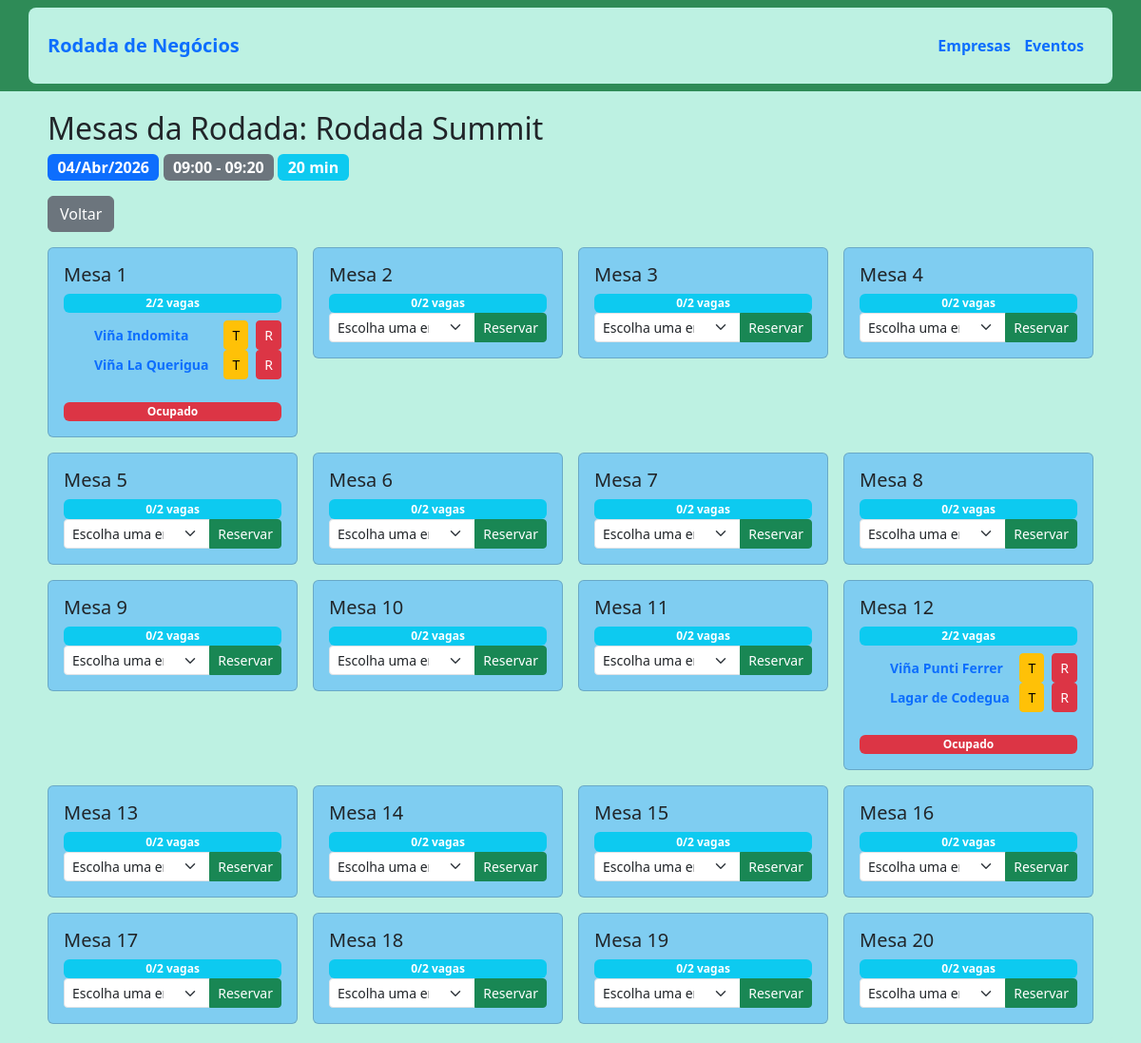
Screenshot of /rodada/1/mesas/ (signed in) with the database file from the repository.
### core/models.py (models this page shows, shortened)
class Rodada(models.Model):
    DURACOES = [
        (15, "15 minutos"),
        (20, "20 minutos"),
        (30, "30 minutos"),
    ]
    nome = models.CharField(max_length=100)
    duracao = models.IntegerField(choices=DURACOES, default=20)
    inicio_ro = models.TimeField(default=timezone.now)
    fim_ro = models.TimeField(default=timezone.now)
    evento = models.ForeignKey(
        Evento,
        on_delete=models.CASCADE,
        related_name="rodadas"
    )

class Evento(models.Model):
    nome = models.CharField(max_length=255)
    data = models.DateField(default=timezone.now)
    local = models.CharField(max_length=255)
    descricao = models.TextField(blank=True)
    inicio_ev = models.TimeField(default=time(8, 0))
    termino_ev = models.TimeField(default=time(18, 0))

class Mesa(models.Model):
    numero = models.PositiveIntegerField()
    nome = models.CharField(max_length=100, blank=True, null=True)
    rodada = models.ForeignKey(Rodada, on_delete=models.CASCADE, related_name="mesas")
    class Meta:
        unique_together = ("numero", "rodada")  # evita duplicação de mesas na mesma rodada

class Reserva(models.Model):
    mesa = models.ForeignKey(Mesa, on_delete=models.CASCADE, related_name="reservas")
    empresa = models.ForeignKey(Empresa, on_delete=models.CASCADE)
    horario = models.TimeField(null=True, blank=True)  # opcional, se quiser registrar
    class Meta:
        unique_together = ('mesa', 'empresa')

class Empresa(models.Model):
    nome = models.CharField(max_length=255)
    descricao = models.TextField(blank=True)
    site = models.CharField(blank=True)
    segmento = models.CharField(max_length=255, blank=True)

### core/views.py (the view)
# urls.py: path('rodada/<int:rodada_id>/mesas/', views.mesas_da_rodada, name='mesas_da_rodada'),
def mesas_da_rodada(request, rodada_id):
    rodada = get_object_or_404(Rodada, id=rodada_id)
    mesas = rodada.mesas.all().order_by("numero")
    empresas = Empresa.objects.all()
    empresas_reservadas = Reserva.objects.filter(
        mesa__rodada=rodada).values_list('empresa_id', flat=True)
    for mesa in mesas:
        mesa.empresas_ids = [r.empresa.id for r in mesa.reservas.all()]
    context = {
        "rodada":rodada,
        "mesas":mesas,
        "empresas":empresas,
        "empresas_reservadas":empresas_reservadas,
    }
    return render(request, "core/mesas_da_rodada.html", context)

### core/templates/core/mesas_da_rodada.html (shortened to what this page needs)
{% extends 'core/base.html' %}
{% load static %}
{% block content %}
<h2>Mesas da Rodada: {{ rodada.nome }}</h2>
<div class="mb-3">
    <span class="badge bg-primary fs-6">
        {{ rodada.evento.data|date:"d/M/Y" }}
    </span>
    <span class="badge bg-secondary fs-6">
        {{ rodada.inicio_ro|time:'H:i' }} - {{ rodada.fim_ro|time:'H:i' }}
    </span>
    <span class="badge bg-info fs-6">
        {{ rodada.duracao }} min
    </span>
</div>
<a href="{% url 'core:rodadas_list' rodada.evento.id %}" class="btn btn-secondary mb-3">
    Voltar
</a>
<div class="row row-cols-2 row-cols-md-4 g-3">
    {% for mesa in mesas %}
    <div class="col">
        <div class="card p-3">
            <h5>Mesa {{ mesa.numero }}</h5>
            <span class="badge bg-info">
                {{ mesa.reservas.count }}/2 vagas
            </span>
            {% if mesa.reservas.all %}
                <ul class="small text-muted mt-2">
                    {% for r in mesa.reservas.all %}
                        <li class="d-flex justify-content-between align-items-center">
                            <span class="text-primary fw-bold">{{ r.empresa.nome }}</span>
                            <div class="d-flex gap-2">
                                <a href="{% url 'core:reserva_editar' r.id %}"
                                 class="btn btn-warning btn-sm"
                                 title="Trocar Reserva">T</a>
                                <a href="{% url 'core:reserva_cancelar' r.id %}"
                                 class="btn btn-danger btn-sm"
                                 title="Remover Reserva">R</a>
                            </div>
                        </li>
                    {% endfor %}
                </ul>
            {% endif %}
            {% if mesa.reservas.count < 2 %}
                <form action="{% url 'core:mesa_reservar' mesa.id %}" method="get">
                    <div class="input-group input-group-sm">
                        <select name="empresa" class="form-select">
                            <option value="" disabled selected>Escolha uma empresa</option>
                        </select>
                        <button type="submit" class="btn btn-success">Reservar</button>
                    </div>
                </form>
            {% else %}
                <span class="badge bg-danger mt-2">Ocupado</span>
            {% endif %}
        </div>
    </div>
    {% endfor %}
</div>
{% endblock %}

### core/static/core/css/style.css (style rules this page uses)
body { background-color: #bdf1e2; }
.card { background-color: #7fcdf1 !important; }

### rows the page displays
Rodada: nome "Rodada Summit", evento.data "04/Abr/2026", inicio_ro "09:00", fim_ro "09:20", duracao "20"
Mesa: numero "1", reservas.count "2", shows "Ocupado"
Reserva: empresa.nome "Viña Indomita"
Reserva: empresa.nome "Viña La Querigua"
Mesa: numero "2", reservas.count "0"
Mesa: numero "3", reservas.count "0"
Mesa: numero "4", reservas.count "0"
Mesa: numero "5", reservas.count "0"
Mesa: numero "6", reservas.count "0"
Mesa: numero "7", reservas.count "0"
Mesa: numero "8", reservas.count "0"
Mesa: numero "9", reservas.count "0"
Mesa: numero "10", reservas.count "0"
Mesa: numero "11", reservas.count "0"
Mesa: numero "12", reservas.count "2", shows "Ocupado"
Reserva: empresa.nome "Viña Punti Ferrer"
Reserva: empresa.nome "Lagar de Codegua"
Mesa: numero "13", reservas.count "0"
Mesa: numero "14", reservas.count "0"
Mesa: numero "15", reservas.count "0"
Mesa: numero "16", reservas.count "0"
Mesa: numero "17", reservas.count "0"
Mesa: numero "18", reservas.count "0"
Mesa: numero "19", reservas.count "0"
Mesa: numero "20", reservas.count "0"
